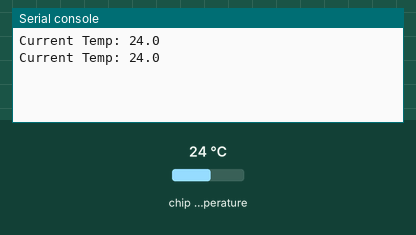
The program below on a simulated Raspberry Pi Pico running CircuitPython. Parts: the last lines printed to the serial console. Inputs (shaded band) come from the test bench; at power-on: chip temperature 24 °C.

Above: at 1.2 s.
1.3 s: chip temperature set to 44 °C
At 2.8 s:
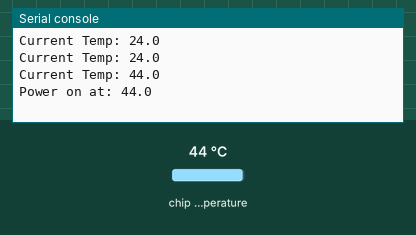
3.5 s: chip temperature set to 1 °C
At 4.8 s:
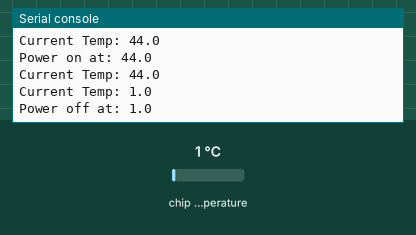
Timing chart, 0 to 6.5 s (numbered marks = the images above; inputs shaded):
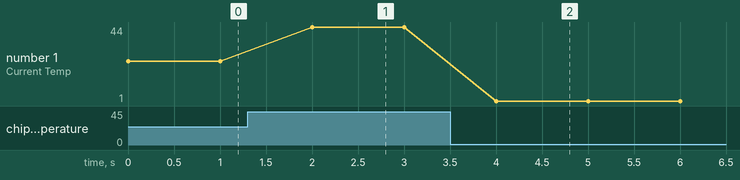

Measured:
- after the input at 1.3 s, the serial console: prints a new line after 0.70 s (image 1)
- after the input at 3.5 s, the serial console: prints a new line after 0.50 s (image 2)
- plotted number 1: 24 → 44 after the input at 1.3 s, 44 → 1 after the input at 3.5 s

The program:

code.py
```python
# USB Power Switch Pro
#
# https://github.com/8086net/usb-pwr-switch-pro-examples/
#
# Compatible Pico or Pico W
#
# 2023-09-03
#

# Temperature Switch
#
# Uses Picos internal temperature sensor to switch USB On when set temperature exceeded.
# It then waits for the temperature to drop by "hysteresis" C
#

import board
import time
import digitalio
import microcontroller

onTemp = 35 # Turn on at "onTemp" degrees C
hysteresis = 2 # Turn off when "hysteresis" degrees C below "onTemp"

# Setup GPIO pin for Power control

pwrCtrl = digitalio.DigitalInOut(board.GP2)
pwrCtrl.direction = digitalio.Direction.OUTPUT

# Setup GPIO pin for Slide Switch

slideSwitch = digitalio.DigitalInOut(board.GP13)
slideSwitch.switch_to_input(pull=digitalio.Pull.UP)

while True:
        temp = microcontroller.cpu.temperature
        print("Current Temp: "+str(temp))
        if pwrCtrl.value == False and temp >= onTemp:
                pwrCtrl.value = True
		print("Power on at: "+str(temp))
        elif pwrCtrl.value == True and temp <= (onTemp - hysteresis):
                pwrCtrl.value = False
		print("Power off at: "+str(temp))
	time.sleep(1)
```
